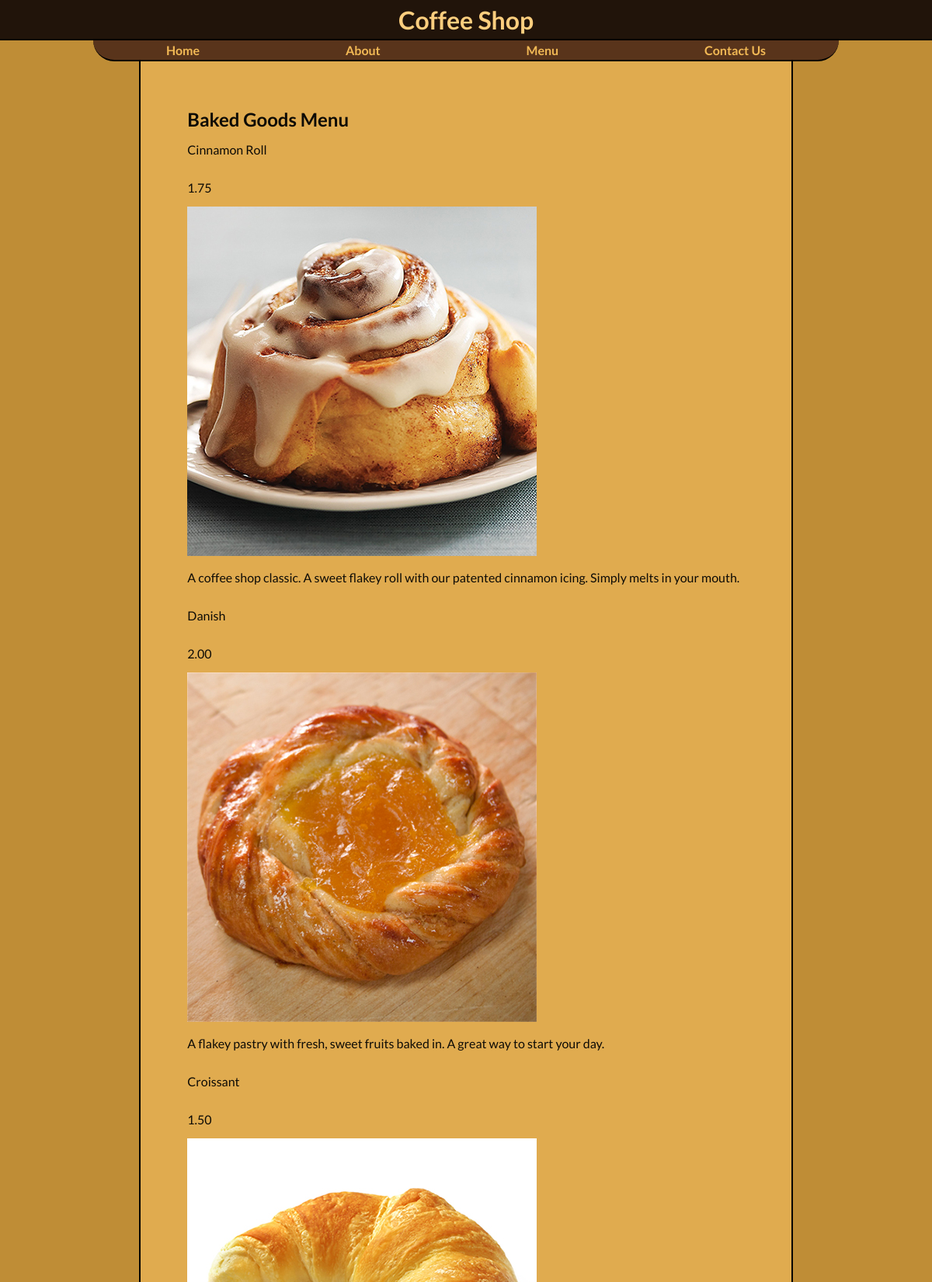
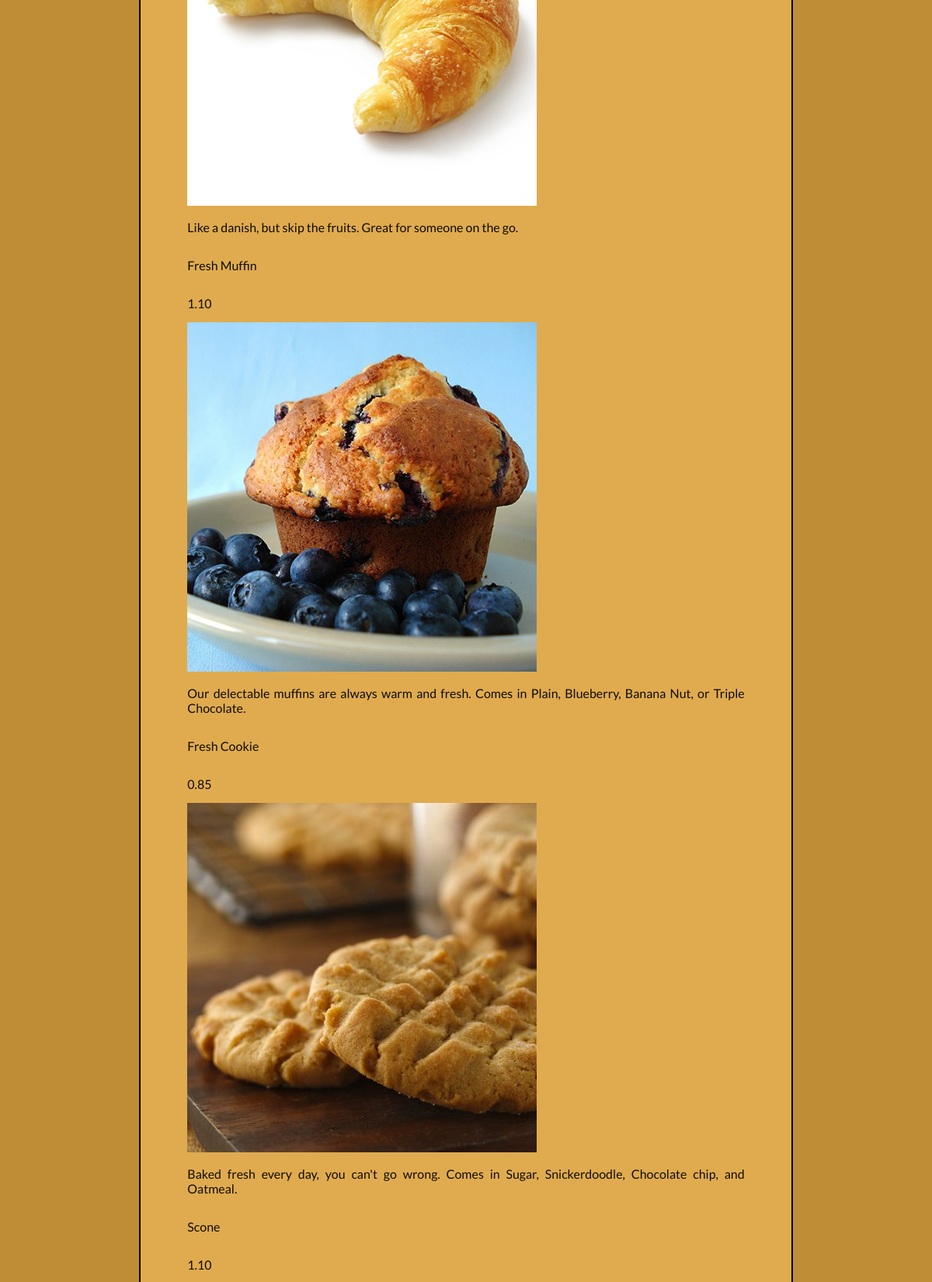
Page /menu/bakery.php (upper part) on the committed database (2 pictures, top to bottom).
### tables this page shows
CREATE TABLE `baked_good` (
  `bake_id` int(11) NOT NULL AUTO_INCREMENT,
  `name` varchar(50) DEFAULT NULL,
  `description` varchar(200) DEFAULT NULL,
  `price` decimal(10,2) DEFAULT NULL,
  `img_dir` varchar(50) DEFAULT NULL,
  PRIMARY KEY (`bake_id`)
);

### database/databaseSelect.inc.php (called while the page is built, shortened)
<?php
    $sqlSelectBake = "SELECT DISTINCT *
                      FROM baked_good;";
?>

### templates/menuItem.inc.php (the view, shortened to what this page needs)
<table>
  <?php
    while ($foodRow = $foodList->fetch()) {
      echo "<div class='menuItem'>";
        echo "<div class='menuItemHeader'>";
          echo "<p>" . $foodRow['name'] . "</p>";
          echo "<p>" . $foodRow['price'] . "</p>";
        echo "</div>";
        echo "<div class='menuItemBody'>";
          echo "<img src='.." . $foodRow['img_dir'] . "' alt='" . $foodRow['name'] . "'>";
          echo "<p>" . $foodRow['description'] . "</p>";
        echo "</div>";
      echo "</div>";
    }
  ?>
</table>

### templates/head.php (shortened to what this page needs)
<!DOCTYPE html>
<html lang="en">
<head>
  <?php
    $baseUrl = 'http://127.0.0.1/';
  ?>
  <link rel="stylesheet" type="text/css" href="<?php echo $baseUrl; ?>static/css/base.css">
</head>

### menu/bakery.php (shortened to what this page needs)
<?php
  include "../templates/head.php";
  include "../database/databaseLogin.inc.php";
  include "../database/databaseSelect.inc.php";
  $pdo = ConnectViaPDO($host, $DBuser, $DBpassword, $database, $DBport);
  $foodList = $pdo->query($sqlSelectBake);
?>
<body>
  <?php
    include "../templates/header.php";
    include "../templates/nav.php";
  ?>
  <main>
    <div class="placeholder"></div>
    <div id="content">
      <h2>Baked Goods Menu</h2>
      <?php
        include "../templates/menuItem.inc.php";
      ?>
    </div>
    <div class="placeholder"></div>
  </main>
</body>
</html>

### templates/header.php (shortened to what this page needs)
<header>
  <h1>Coffee Shop</h1>
</header>

### templates/nav.php (shortened to what this page needs)
<nav>
  <ul>
    <li><a href="<?php echo $baseUrl; ?>index.php">Home</a></li>
    <li><a href="<?php echo $baseUrl; ?>about.php">About</a></li>
    <li>Menu</li>
    <li><a href="<?php echo $baseUrl; ?>contact.php">Contact Us</a></li>
  </ul>
</nav>

### static/css/base.css (style rules this page uses)
html, body, hgroup, header, footer, nav, article, section, aside, figure, figcaption, h1, h2, h3, h4, h5, h6, ol, ul, li, div, span, p, img, a { margin: 0; padding: 0; font-size: 100%; font-family: 'Lato', 'Open Sans', sans-serif; vertical-align: baseline; border: 0; }
h1 { font-size: 200%; }
h2 { font-size: 150%; }
body { display: flex; flex-direction: column; justify-content: center; align-items: center; min-height: 100vh; }
header { width: 100%; }
nav { width: 80%; }
main { flex-grow: 1; width: 100%; }
body { color: #0d0b06; }
body { background-color: #bf8d36; }
header { border-bottom: 2px solid #000; }
nav { border-bottom: 2px solid #000; border-bottom-right-radius: 5em; border-bottom-left-radius: 5em; }
header { display: flex; justify-content: space-between; align-items: center; min-height: 50px; }
header { color: #fcce7e; }
header { background-color: #21140a; }
nav { display: flex; justify-content: center; align-items: center; min-height: 25px; }
nav ul { display: flex; justify-content: space-around; align-items: center; width: 100%; }
nav li { display: flex; flex-direction: column; justify-content: center; align-items: center; }
nav a { display: flex; justify-content: center; align-items: center; }
nav { color: #f2b955; }
nav li { font-weight: bold; }
nav a { color: #f2b955; text-decoration: none; }
nav { background-color: #59341b; }
nav li { list-style-type: none; }
main { display: flex; justify-content: space-between; }
main .placeholder { width: 15%; min-width: 100px; }
main #content { width: 60%; min-width: 500px; padding: 5%; }
main p { padding-top: 15px; padding-bottom: 15px; }
main p { text-align: justify; }
main #content { background-color: #e0ab4f; border-right: 2px solid #000; border-left: 2px solid #000; }

### rows in the picture
baked_good: name "Cinnamon Roll", price "1.75", img_dir (picture), description "A coffee shop classic. A sweet flakey roll with our patented cinnamon icing. Simply melts in your mouth."
baked_good: name "Danish", price "2.00", img_dir+name (picture), description "A flakey pastry with fresh, sweet fruits baked in. A great way to start your day."
baked_good: name "Croissant", price "1.50", img_dir+name (picture), description "Like a danish, but skip the fruits. Great for someone on the go."
baked_good: name "Fresh Muffin", price "1.10", img_dir (picture), description "Our delectable muffins are always warm and fresh. Comes in Plain, Blueberry, Banana Nut, or Triple Chocolate."
baked_good: name "Fresh Cookie", price "0.85", img_dir (picture), description "Baked fresh every day, you can't go wrong. Comes in Sugar, Snickerdoodle, Chocolate chip, and Oatmeal."
baked_good: name "Scone", price "1.10"
